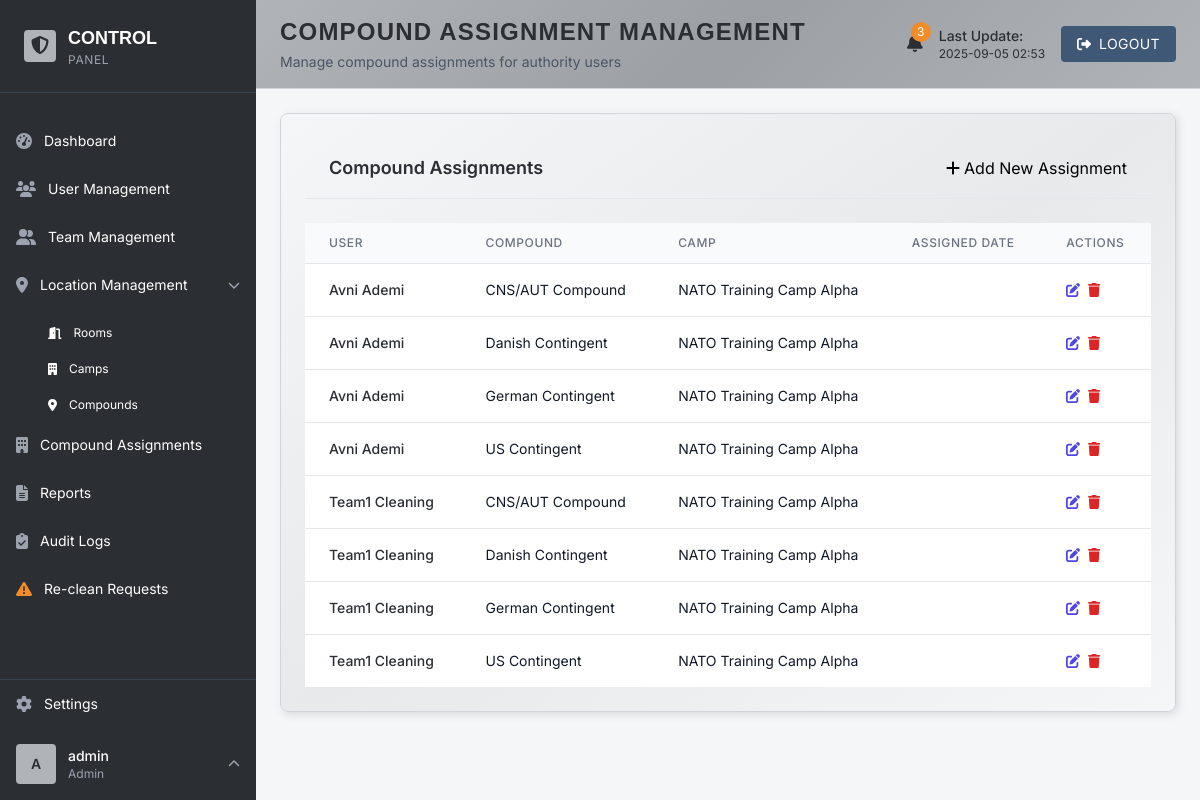
/accounts/compound-assignments/ (signed in), run on an earlier commit of the app's database.
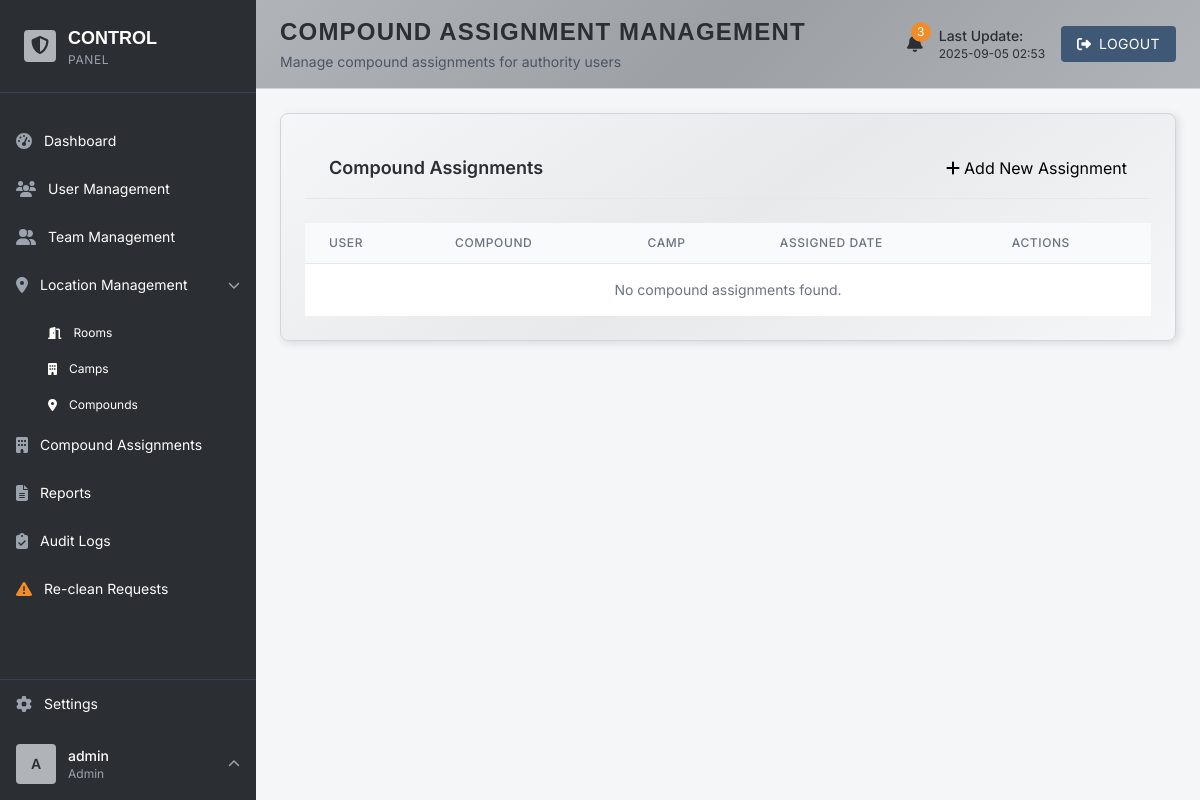
And on a later commit of the database.
### accounts/models.py (models this page shows, shortened)
class CompoundAssignment(models.Model):
    id = models.UUIDField(primary_key=True, default=uuid.uuid4, editable=False)
    user = models.ForeignKey(User, on_delete=models.CASCADE, related_name='compound_assignments')
    compound = models.ForeignKey('locations.Compound', on_delete=models.CASCADE, related_name='assignments')
    assigned_by = models.ForeignKey(
        User,
        on_delete=models.SET_NULL,
        null=True,
        blank=True,
        related_name='assigned_compounds',
        help_text="User who made this assignment"
    )
    assigned_at = models.DateTimeField(auto_now_add=True)
    is_active = models.BooleanField(default=True)
    class Meta:
        unique_together = ['user', 'compound']
        verbose_name = "Compound Assignment"
        verbose_name_plural = "Compound Assignments"
        ordering = ['-assigned_at']

### locations/models.py (models this page shows, shortened)
class Compound(models.Model):
    id = models.UUIDField(primary_key=True, default=uuid.uuid4, editable=False)
    camp = models.ForeignKey(Camp, on_delete=models.CASCADE, related_name='compounds')
    code = models.CharField(max_length=50, help_text="Compound code")
    name = models.CharField(max_length=200, help_text="Compound name")
    is_active = models.BooleanField(default=True)
    created_at = models.DateTimeField(auto_now_add=True)
    updated_at = models.DateTimeField(auto_now=True)
    class Meta:
        ordering = ['name']
        unique_together = ['camp', 'code']
        verbose_name = "Compound"
        verbose_name_plural = "Compounds"

class Camp(models.Model):
    id = models.UUIDField(primary_key=True, default=uuid.uuid4, editable=False)
    code = models.CharField(max_length=50, unique=True, help_text="Unique camp code")
    name = models.CharField(max_length=200, help_text="Camp name")
    timezone = models.CharField(max_length=50, default='Europe/Berlin', help_text="Camp timezone")
    week_cutoff_day = models.IntegerField(
        default=6,
        validators=[MinValueValidator(0), MaxValueValidator(6)],
        help_text="Week cutoff day (0=Monday, 6=Sunday)"
    )
    week_cutoff_hour = models.IntegerField(
        default=23,
        validators=[MinValueValidator(0), MaxValueValidator(23)],
        help_text="Week cutoff hour (0-23)"
    )
    month_cutoff_day = models.IntegerField(
        default=31,
        validators=[MinValueValidator(0), MaxValueValidator(31)],
        help_text="Month cutoff day (0=End of Month, 1-31=specific day)"
    )
    month_cutoff_hour = models.IntegerField(
        default=23,
        validators=[MinValueValidator(0), MaxValueValidator(23)],
        help_text="Month cutoff hour (0-23)"
    )
    skip_holidays = models.BooleanField(default=True, help_text="Skip holidays in scheduling")
    is_active = models.BooleanField(default=True)
    created_at = models.DateTimeField(auto_now_add=True)
    updated_at = models.DateTimeField(auto_now=True)
    class Meta:
        ordering = ['name']
        verbose_name = "Camp"
        verbose_name_plural = "Camps"

### accounts/views.py (the view)
# urls.py: path('compound-assignments/', views.compound_assignment_list, name='compound_assignment_list'),
@login_required
def compound_assignment_list(request):
    if not check_permission(request, ['admin']):
        return redirect('accounts:login')
    assignments = CompoundAssignment.objects.select_related('user', 'compound', 'assigned_by').all()
    context = {'assignments': assignments}
    return render(request, 'accounts/compound_assignment_list.html', context)

### accounts/views.py (called while the page is built)
def get_user_role(request):
    if hasattr(request.user, 'profile'):
        return request.user.profile.role
    return None

def check_permission(request, required_roles):
    user_role = get_user_role(request)
    if not user_role or user_role not in required_roles:
        messages.error(request, "You don't have permission to access this page.")
        return False
    return True

### templates/accounts/compound_assignment_list.html (shortened to what this page needs)
{% extends 'base.html' %}
{% load static %}
{% block page_title %}COMPOUND ASSIGNMENT MANAGEMENT{% endblock %}
{% block page_subtitle %}Manage compound assignments for authority users{% endblock %}
{% block content %}
<div class="p-6">
    <div class="metallic-card rounded-lg p-6 border border-gray-300">
        <div class="px-6 py-4 border-b border-gray-200 mb-6">
            <div class="flex items-center justify-between">
                <h3 class="text-lg font-semibold text-dark-graphite">Compound Assignments</h3>
                <a href="{% url 'accounts:compound_assignment_create' %}" class="btn btn-primary">
                    <i class="fa-solid fa-plus"></i> Add New Assignment
                </a>
            </div>
        </div>
        <div class="overflow-x-auto">
            <table class="min-w-full divide-y divide-gray-200">
                <thead class="bg-gray-50">
                    <tr>
                        <th class="px-6 py-3 text-left text-xs font-medium text-gray-500 uppercase tracking-wider">User</th>
                        <th class="px-6 py-3 text-left text-xs font-medium text-gray-500 uppercase tracking-wider">Compound</th>
                        <th class="px-6 py-3 text-left text-xs font-medium text-gray-500 uppercase tracking-wider">Camp</th>
                        <th class="px-6 py-3 text-left text-xs font-medium text-gray-500 uppercase tracking-wider">Assigned Date</th>
                        <th class="px-6 py-3 text-left text-xs font-medium text-gray-500 uppercase tracking-wider">Actions</th>
                    </tr>
                </thead>
                <tbody class="bg-white divide-y divide-gray-200">
                    {% for assignment in assignments %}
                    <tr class="hover:bg-gray-50">
                        <td class="px-6 py-4 whitespace-nowrap text-sm font-medium text-dark-graphite">{{ assignment.user.get_full_name|default:assignment.user.username }}</td>
                        <td class="px-6 py-4 whitespace-nowrap text-sm text-gray-900">{{ assignment.compound.name }}</td>
                        <td class="px-6 py-4 whitespace-nowrap text-sm text-gray-900">{{ assignment.compound.camp.name }}</td>
                        <td class="px-6 py-4 whitespace-nowrap text-sm text-gray-900">{{ assignment.assigned_date|date:"M d, Y" }}</td>
                        <td class="px-6 py-4 whitespace-nowrap text-sm font-medium">
                            <div class="flex space-x-2">
                                <a href="{% url 'accounts:compound_assignment_update' assignment.id %}" class="text-indigo-600 hover:text-indigo-900" title="Edit">
                                    <i class="fa-solid fa-edit"></i>
                                </a>
                                {% if user.profile.role == 'admin' %}
                                <a href="{% url 'accounts:compound_assignment_delete' assignment.id %}" class="text-red-600 hover:text-red-900" title="Delete">
                                    <i class="fa-solid fa-trash"></i>
                                </a>
                                {% endif %}
                            </div>
                        </td>
                    </tr>
                    {% empty %}
                    <tr>
                        <td colspan="5" class="px-6 py-4 text-center text-sm text-gray-500">No compound assignments found.</td>
                    </tr>
                    {% endfor %}
                </tbody>
            </table>
        </div>
    </div>
</div>
{% endblock %}

What changed in the data, as far as the page shows it:
removed CompoundAssignment: user.get_full_name "Avni Ademi", compound.name "CNS/AUT Compound", compound.camp.name "NATO Training Camp Alpha"
removed CompoundAssignment: user.get_full_name "Avni Ademi", compound.name "Danish Contingent", compound.camp.name "NATO Training Camp Alpha"
removed CompoundAssignment: user.get_full_name "Avni Ademi", compound.name "German Contingent", compound.camp.name "NATO Training Camp Alpha"
removed CompoundAssignment: user.get_full_name "Avni Ademi", compound.name "US Contingent", compound.camp.name "NATO Training Camp Alpha"
removed CompoundAssignment: user.get_full_name "Team1 Cleaning", compound.name "CNS/AUT Compound", compound.camp.name "NATO Training Camp Alpha"
removed CompoundAssignment: user.get_full_name "Team1 Cleaning", compound.name "Danish Contingent", compound.camp.name "NATO Training Camp Alpha"
removed CompoundAssignment: user.get_full_name "Team1 Cleaning", compound.name "German Contingent", compound.camp.name "NATO Training Camp Alpha"
removed CompoundAssignment: user.get_full_name "Team1 Cleaning", compound.name "US Contingent", compound.camp.name "NATO Training Camp Alpha"
Also different on the page:
text now shown: "No compound assignments found."
